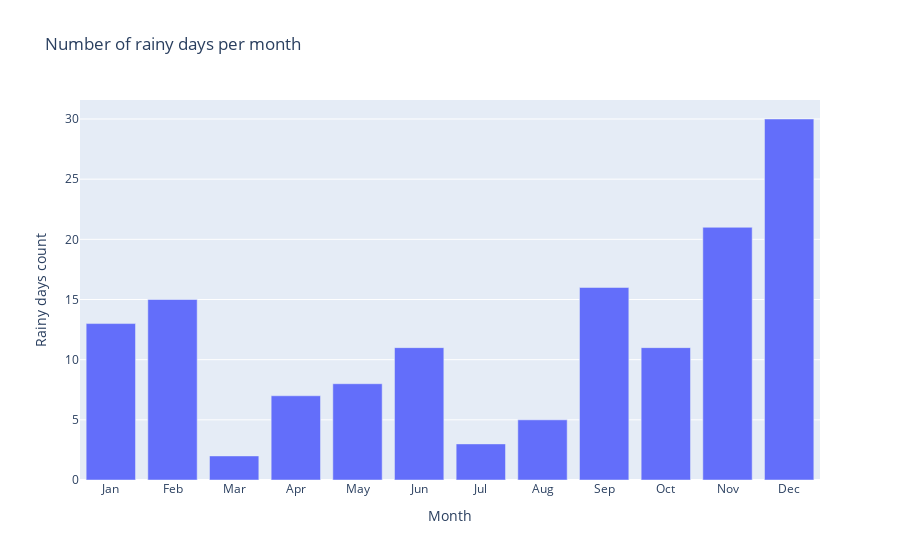

Write notebook code for a chart like this one.
### Code cell
import plotly.graph_objects as go

months = ["Jan","Feb","Mar","Apr","May","Jun","Jul","Aug","Sep","Oct","Nov","Dec"]

# Create the bar chart
fig = go.Figure(data=go.Bar(x=months, y=rainy_counts))

# Customize the chart layout
fig.update_layout(
    title="Number of rainy days per month",
    xaxis_title="Month",
    yaxis_title="Number of rainy days"
)

# Show the chart
fig.show()

### Figure 1 — Plotly figure (JSON) as saved in the notebook; plotly's stock layout.template omitted (floating-point values rounded to 4 significant figures)
{"data": [{"type": "bar", "x": ["Jan", "Feb", "Mar", "Apr", "May", "Jun", "Jul", "Aug", "Sep", "Oct", "Nov", "Dec"], "y": [13, 15, 2, 7, 8, 11, 3, 5, 16, 11, 21, 30]}], "layout": {"title": {"text": "Number of rainy days per month"}, "xaxis": {"title": {"text": "Month"}}, "yaxis": {"title": {"text": "Rainy days count"}}}}
